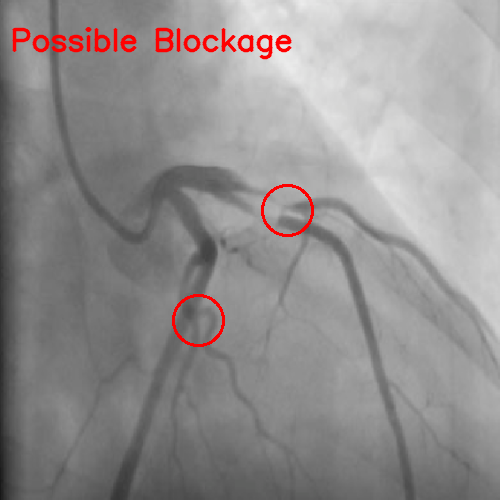
#> input picture output-images/disease.png, 500 x 500 px; its folder holds 4 pictures in this run
$ jupyter execute other.ipynb
#> lines starting #> are read from the running program, lines starting #| are printed output that depends on the picture
[cell 1]
import cv2
import numpy as np
import os

[cell 2]
image_names = os.listdir('../output-images')
pieces = []
for image_name in image_names:
    img = cv2.imread(f'../output-images/{image_name}')
#> img is the input picture: shape (500, 500, 3); mean B, G, R 142.7, 142.7, 146.2
#> pass 3 of the loop `for image_name in image_names:`:
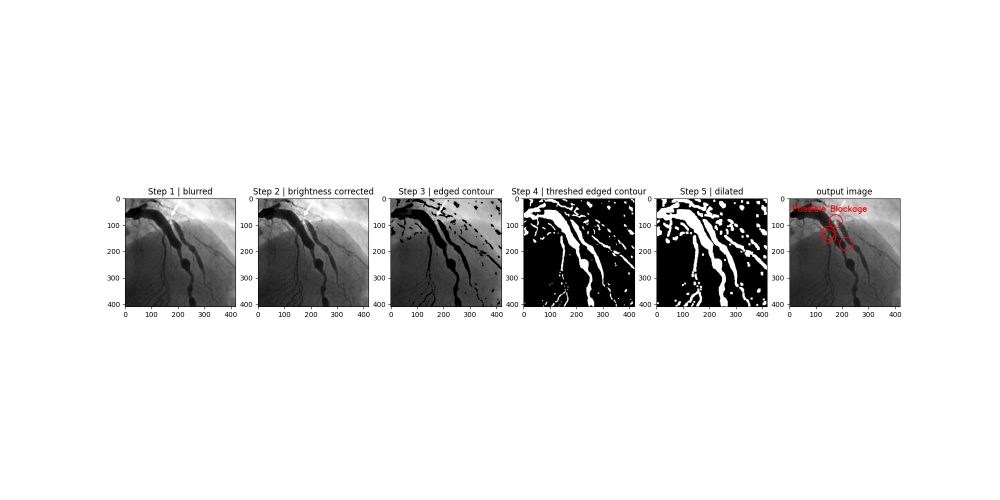
#> input picture output-images/disease2_steps.jpg, 2000 x 1000 px (shown at 1/2 size)
#> img is the input picture: shape (1000, 2000, 3); mean B, G, R 228.1, 228.1, 228.2
#> `img = cv2.resize(img, (500, 500), cv2.INTER_LINEAR)`:
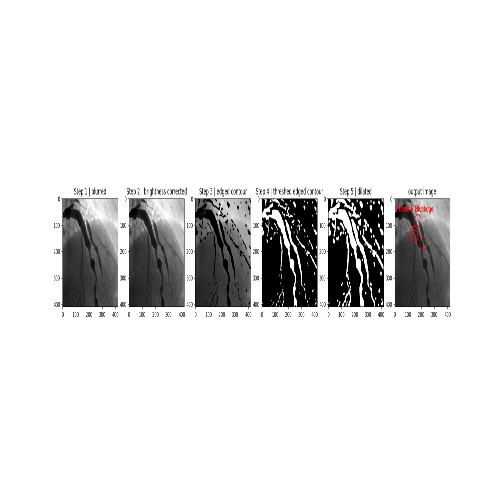
#> img: shape (500, 500, 3); mean B, G, R 228.1, 228.1, 228.2
#> the loop made 4 passes; the first 3 are shown
    img = cv2.resize(img, (500, 500), cv2.INTER_LINEAR)
    pieces.append(img)
final_img = np.hstack(pieces)
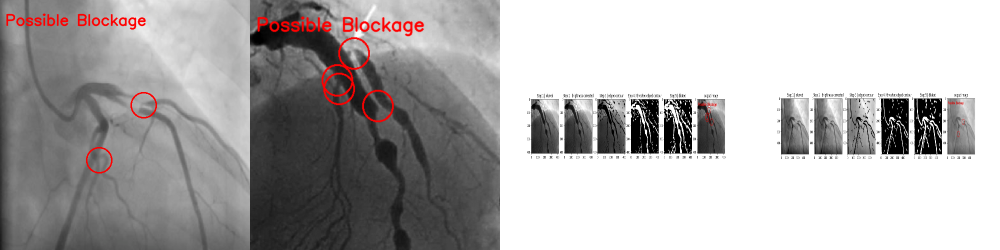
#> final_img: shape (500, 2000, 3) (shown at 1/2 size); mean B, G, R 172.4, 172.4, 174.9
cv2.imwrite('../readme-assets/cover-photo.jpg', final_img)
